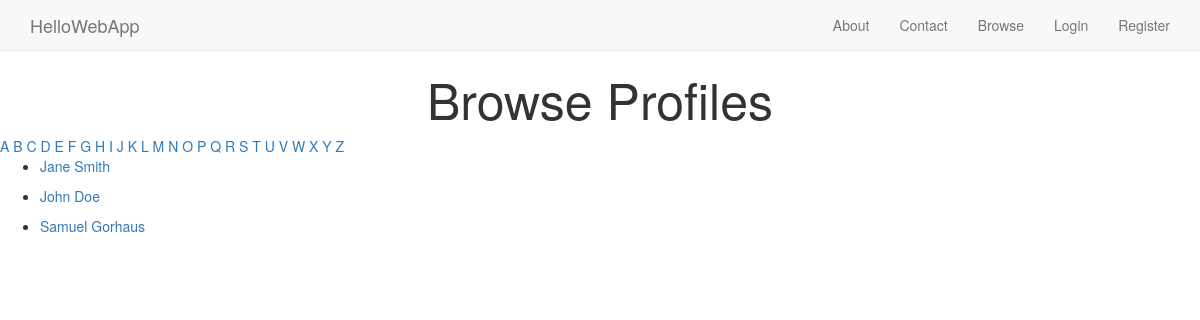
Page /browse/name/ on the earlier database version.
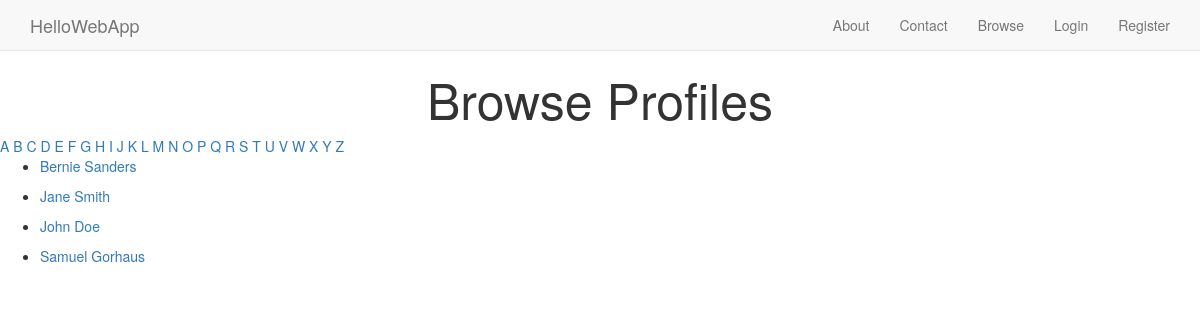
Same page on the later database version.
### collection/models.py (models this page shows)
class Profile(models.Model):
	name = models.CharField(max_length=255)
	description = models.TextField()
	slug = models.SlugField(unique=True)
	user = models.OneToOneField(User, blank=True, null=True)

### collection/views.py (the view)
def browse_by_name(request, initial=None):
    if initial:
        profiles = Profile.objects.filter(name__istartswith=initial)
        profiles = profiles.order_by('name')
    else:
        profiles = Profile.objects.all().order_by('name')
    return render(request, 'search/search.html', {
        'profiles': profiles,
        'initial': initial,
	})

### collection/templates/search/search.html (shortened to what this page needs)
{% extends 'base.html' %}
{% block content %}
    <h1>
        Browse Profiles
    </h1>
    {% for letter in 'abcdefghijklmnopqrstuvwxyz' %}
    <a href="{% url 'browse_by_name' initial=letter %}"
    {% if initial == letter %}class="active"{% endif %}>
        {{ letter|upper }}
    </a>
    {% endfor %}
    {% for profile in profiles %}
    <ul>
        <li>
            <a href="{% url 'profile_detail' slug=profile.slug %}">
                {{ profile.name }}
            </a>
        </li>
    </ul>
    {% empty %}
    <p>Sorry, no results!</p>
    {% endfor %}
{% endblock content %}

Differences in the rows shown:
added Profile: name "Bernie Sanders"
